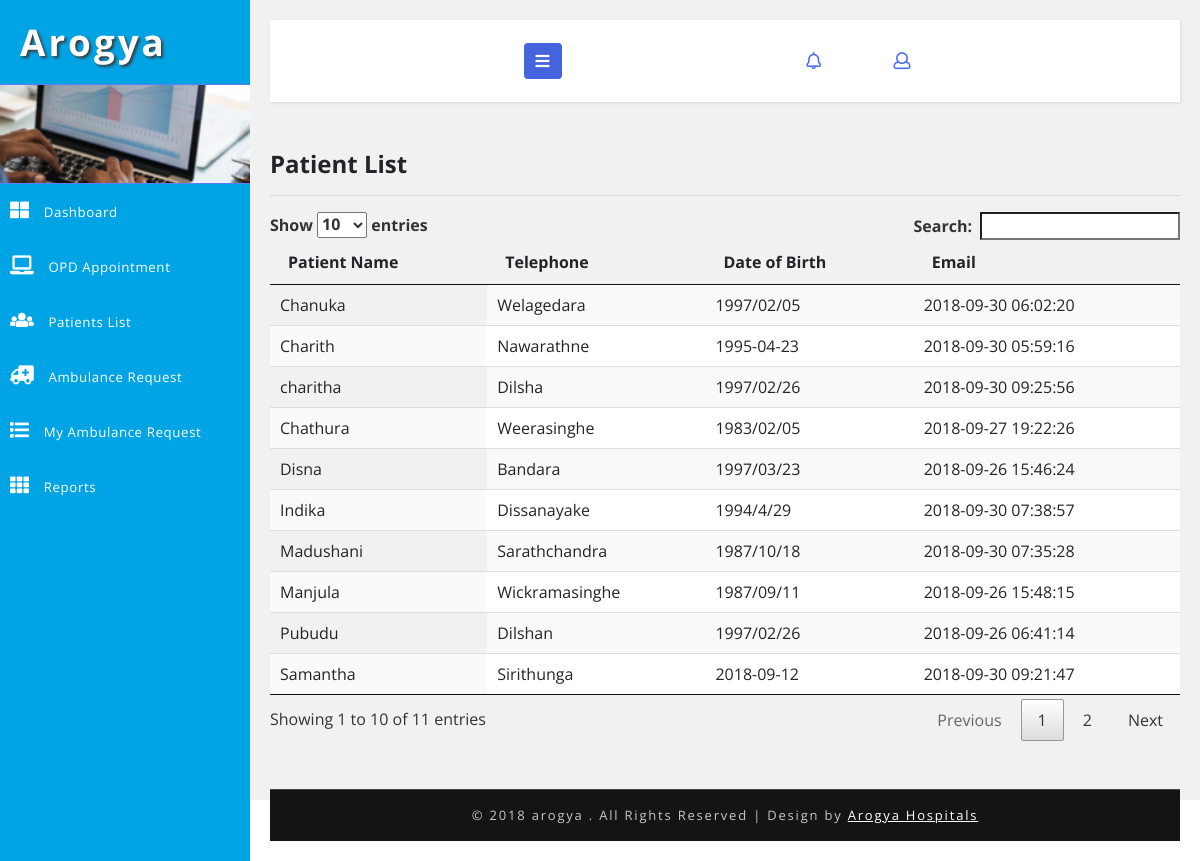
The page /Arogya_/arogyaadmin/opd/opd-patient-details.php on the database its author committed.
### tables this page shows
CREATE TABLE `hms_patient` (
  `id` int(5) NOT NULL,
  `first_name` varchar(100) DEFAULT NULL,
  `last_name` varchar(100) DEFAULT NULL,
  `telephone` varchar(20) DEFAULT NULL,
  `dob` varchar(25) DEFAULT NULL,
  `email` varchar(50) DEFAULT NULL,
  `pword` text,
  `status_code` varchar(20) DEFAULT 'ACTIVE',
  `user_role` varchar(20) DEFAULT 'PATIENT',
  `created_date` timestamp NULL DEFAULT CURRENT_TIMESTAMP
);

### Arogya_/arogyaadmin/DB.php (called while the page is built, shortened)
<?php
function getDBConnection() {
    $servername = "localhost";
    $username = "root";
    $password = "";
    $db = "hmsdb";
    $conn = mysqli_connect($servername, $username, $password, $db);
    if (!$conn) {
        die("Connection failed: " . mysqli_connect_error());
    } else {
        return $conn;
    }
}
function getData($sql) {
    $conn = getDBConnection();
    $result = mysqli_query($conn, $sql);
    if (mysqli_num_rows($result) > 0) {
        return $result;
    } else {
        return FALSE;
    }
}
?>

### Arogya_/arogyaadmin/opd/opd-patient-details.php (the view, shortened to what this page needs)
<?php
include '../DB.php';
?>
<!DOCTYPE html>
<html lang="en">
    <head>
        <link rel="stylesheet" href="https://maxcdn.bootstrapcdn.com/bootstrap/3.3.7/css/bootstrap.min.css">
        <link rel="stylesheet" href="https://maxcdn.bootstrapcdn.com/font-awesome/4.7.0/css/font-awesome.min.css">
        <link href="../css/bootstrap.css" rel="stylesheet" type="text/css" media="all" />
        <link href="../css/style.css" rel="stylesheet" type="text/css" media="all" />
        <link rel="stylesheet" href="../css/style4.css">
        <link href="../css/fontawesome-all.css" rel="stylesheet">
    </head>
    <body>
        <div class="wrapper">
            <nav id="sidebar">
                <div class="sidebar-header">
                    <h1>
                        <a href="#">Arogya</a>
                    </h1>
                </div>
                <div class="profile-bg"></div>
                <?php
                include_once '../_tree_opd.php';
                ?>
            </nav>
            <div id="content">
                <?php include_once '../_top_bar.php'; ?>
                <div class="blank-page-content">
                   <h4>  Patient List </h4>
                    <hr>
                    <div class="row">
                        <div class="col-md-12">
                            <table id="example" class="display" cellspacing="0" width="100%">
                                <thead>
                                    <tr>
                                        <th>Patient Name</th>
                                        <th>Telephone</th>
                                        <th>Date of Birth</th>
                                        <th>Email</th>
                                    </tr>
                                </thead>
                                <tbody>
                                    <?php
                                    $sql = "SELECT * FROM hms_patient";
                                    $data = getData($sql);
                                    if ($data != null) {
                                        foreach ($data as $value) {
                                            ?>
                                            <tr>
                                                <td><?= $value['first_name'] ?></td>
                                                <td><?= $value['last_name'] ?></td>
                                                <td><?= $value['dob'] ?></td>
                                                <td><?= $value['created_date'] ?></td>
                                            </tr>
                                            <?php
                                        }
                                    }
                                    ?>
                                </tbody>
                            </table>
                             <link href="css/jquery.dataTables.min.css" rel="stylesheet" type="text/css"/>
                        </div>
                    </div>
                </div>
                <?php include '../_footer.php'; ?>
            </div>
        </div>
        <link href="../css/jquery.dataTables.min.css" rel="stylesheet" type="text/css"/>
    </body>
</html>

### Arogya_/arogyaadmin/css/style.css (style rules this page uses)
* { margin: 0; padding: 0; }
body { background: radial-gradient(#eee, #668); height: 100vh; width: 100vw; }
html, body { margin: 0; font-size: 100%; font-family: 'Open Sans', sans-serif; background: #fff; }
.blank-page-content { min-height: 480px; }
body a { text-decoration: none; transition: 0.5s all; -webkit-transition: 0.5s all; -moz-transition: 0.5s all; -o-transition: 0.5s all; -ms-transition: 0.5s all; }
h1, h2, h3, h4, h5, h6 { margin: 0; font-weight: 700; }
.profile-bg { border: 1px solid #5d7cf7; border-left: none; border-right: none; background: url(../images/menu1.jpg)no-repeat 0px 0px; -webkit-background-size: cover; -moz-background-size: cover; -o-background-size: cover; -ms-background-size: cover; background-size: cover; min-height: 100px; }

### Arogya_/arogyaadmin/css/style4.css (style rules this page uses)
body { font-family: 'Open Sans', sans-serif; background: #f1f1f1; }
a, a:hover, a:focus { color: inherit; text-decoration: none; transition: all 0.3s; }
.wrapper { display: flex; align-items: stretch; }
#sidebar { min-width: 250px; max-width: 250px; background: #00a4e4; color: #fff; transition: all 0.3s; }
.sidebar-header h1 { font-size: 2.3em; letter-spacing: 3px; color: #fff; text-shadow: 2px 2px 3px #39393a; }
#sidebar .sidebar-header { padding: 20px; background: #00a4e4; }
#content { padding: 20px; min-height: 100vh; transition: all 0.3s; overflow: hidden; width: 100%; }

### rows shown on the page
hms_patient: first_name "Pubudu", last_name "Dilshan", dob "1997/02/26", created_date "2018-09-26 06:41:14"
hms_patient: first_name "Disna", last_name "Bandara", dob "1997/03/23", created_date "2018-09-26 15:46:24"
hms_patient: first_name "Manjula", last_name "Wickramasinghe", dob "1987/09/11", created_date "2018-09-26 15:48:15"
hms_patient: first_name "Chathura", last_name "Weerasinghe", dob "1983/02/05", created_date "2018-09-27 19:22:26"
hms_patient: first_name "Charith", last_name "Nawarathne", dob "1995-04-23", created_date "2018-09-30 05:59:16"
hms_patient: first_name "Chanuka", last_name "Welagedara", dob "1997/02/05", created_date "2018-09-30 06:02:20"
hms_patient: first_name "Madushani", last_name "Sarathchandra", dob "1987/10/18", created_date "2018-09-30 07:35:28"
hms_patient: first_name "Indika", last_name "Dissanayake", dob "1994/4/29", created_date "2018-09-30 07:38:57"
hms_patient: first_name "Samantha", last_name "Sirithunga", dob "2018-09-12", created_date "2018-09-30 09:21:47"
hms_patient: first_name "charitha", last_name "Dilsha", dob "1997/02/26", created_date "2018-09-30 09:25:56"
